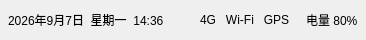
     <widget class="QWidget" name="widgetTopBar">
      <property name="minimumSize">
       <size>
        <width>0</width>
        <height>40</height>
       </size>
      </property>
      <property name="maximumSize">
       <size>
        <width>16777215</width>
        <height>40</height>
       </size>
      </property>
      <layout class="QHBoxLayout" name="layoutTopBar">
       <property name="leftMargin">
        <number>8</number>
       </property>
       <property name="topMargin">
        <number>8</number>
       </property>
       <property name="rightMargin">
        <number>8</number>
       </property>
       <property name="bottomMargin">
        <number>8</number>
       </property>
       <property name="spacing">
        <number>16</number>
       </property>
       <item>
        <widget class="QLabel" name="labelDateTime">
         <property name="text">
          <string>2026年9月7日  星期一  14:36</string>
         </property>
        </widget>
       </item>
       <item>
        <spacer name="spacerTopBar">
         <property name="orientation">
          <enum>Qt::Horizontal</enum>
         </property>
         <property name="sizeHint" stdset="0">
          <size>
           <width>20</width>
           <height>20</height>
          </size>
         </property>
        </spacer>
       </item>
       <item>
        <widget class="QLabel" name="labelConnection">
         <property name="text">
          <string>4G   Wi-Fi   GPS</string>
         </property>
        </widget>
       </item>
       <item>
        <widget class="QLabel" name="labelTopBattery">
         <property name="text">
          <string>电量 80%</string>
         </property>
        </widget>
       </item>
      </layout>
     </widget>
